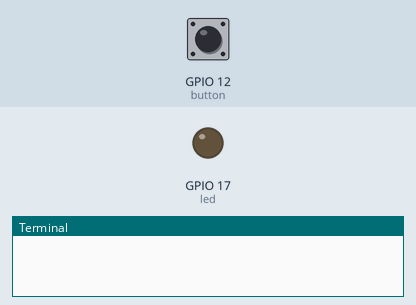
The program below on a simulated Raspberry Pi (BCM pin numbers). On the bench: output pins drawn as LEDs (lit = HIGH), the last lines printed to the terminal. The test bench sets the inputs (shaded band); at power-on: GPIO 12 (button) HIGH.

Above: at 1.2 s.
1.3 s: GPIO 12 (button) pulled LOW for 0.15 s
At 1.6 s:
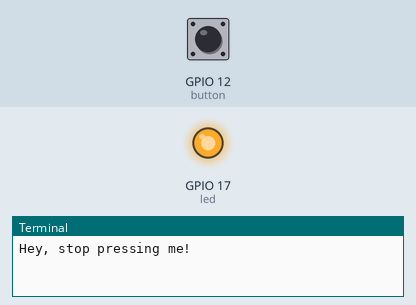
4.4 s: GPIO 12 (button) pulled LOW for 1 s
At 8.2 s:
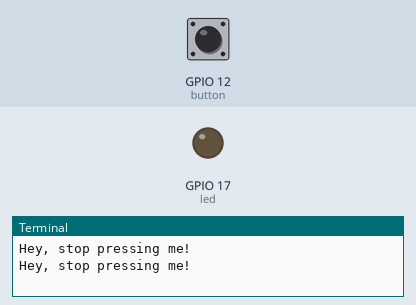
8.4 s: GPIO 12 (button) pulled LOW for 3.2 s
At 9.4 s:
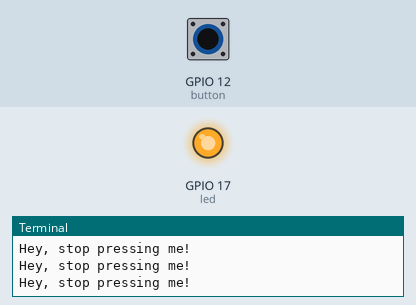
Timing chart, 0 to 15.9 s (numbered marks = the images above; inputs shaded):
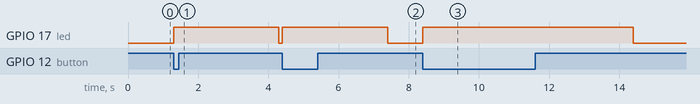

Measured:
- after the input at 1.3 s, GPIO 17 (led): LOW → HIGH at once, → LOW 3.0 s later
- after the input at 4.4 s, GPIO 17 (led): LOW → HIGH at once, → LOW 3.0 s later
- after the input at 8.4 s, GPIO 17 (led): LOW → HIGH at once, → LOW 6.0 s later

The program:

button1.py
```python
from gpiozero import Button, LED
from time import sleep

button=Button(12)
led = LED(17)

while True:
    button.wait_for_press()
    print("Hey, stop pressing me!")
    led.on()
    sleep(3)
    led.off()
```
